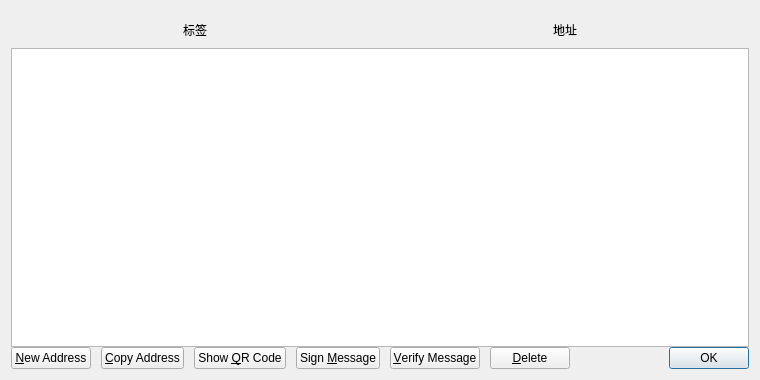
<?xml version="1.0" encoding="UTF-8"?>
<ui version="4.0">
 <class>AddressBookPage</class>
 <widget class="QWidget" name="AddressBookPage">
  <property name="geometry">
   <rect>
    <x>0</x>
    <y>0</y>
    <width>760</width>
    <height>380</height>
   </rect>
  </property>
  <property name="windowTitle">
   <string>Address Book</string>
  </property>
  <layout class="QVBoxLayout" name="verticalLayout">
   <property name="spacing">
    <number>0</number>
   </property>
   <item>
    <layout class="QHBoxLayout" name="horizontalLayout_2">
     <property name="spacing">
      <number>2</number>
     </property>
     <item>
      <widget class="QLabel" name="addr_label1">
       <property name="minimumSize">
        <size>
         <width>0</width>
         <height>37</height>
        </size>
       </property>
       <property name="text">
        <string>标签</string>
       </property>
       <property name="alignment">
        <set>Qt::AlignCenter</set>
       </property>
      </widget>
     </item>
     <item>
      <widget class="QLabel" name="addr_label2">
       <property name="minimumSize">
        <size>
         <width>0</width>
         <height>37</height>
        </size>
       </property>
       <property name="text">
        <string>地址</string>
       </property>
       <property name="alignment">
        <set>Qt::AlignCenter</set>
       </property>
      </widget>
     </item>
    </layout>
   </item>
   <item>
    <widget class="QTableView" name="tableView">
     <property name="contextMenuPolicy">
      <enum>Qt::CustomContextMenu</enum>
     </property>
     <property name="toolTip">
      <string>Double-click to edit address or label</string>
     </property>
     <property name="tabKeyNavigation">
      <bool>false</bool>
     </property>
     <property name="alternatingRowColors">
      <bool>true</bool>
     </property>
     <property name="selectionMode">
      <enum>QAbstractItemView::SingleSelection</enum>
     </property>
     <property name="selectionBehavior">
      <enum>QAbstractItemView::SelectRows</enum>
     </property>
     <property name="sortingEnabled">
      <bool>true</bool>
     </property>
     <attribute name="horizontalHeaderVisible">
      <bool>false</bool>
     </attribute>
     <attribute name="verticalHeaderVisible">
      <bool>false</bool>
     </attribute>
    </widget>
   </item>
   <item>
    <layout class="QHBoxLayout" name="horizontalLayout">
     <property name="spacing">
      <number>10</number>
     </property>
     <item>
      <widget class="QPushButton" name="newAddressButton">
       <property name="toolTip">
        <string>Create a new address</string>
       </property>
       <property name="text">
        <string>&amp;New Address</string>
       </property>
       <property name="icon">
        <iconset resource="../bitcoin.qrc">
         <normaloff>:/icons/add</normaloff>:/icons/add</iconset>
       </property>
      </widget>
     </item>
     <item>
      <widget class="QPushButton" name="copyToClipboard">
       <property name="toolTip">
        <string>Copy the currently selected address to the system clipboard</string>
       </property>
       <property name="text">
        <string>&amp;Copy Address</string>
       </property>
       <property name="icon">
        <iconset resource="../bitcoin.qrc">
         <normaloff>:/icons/editcopy</normaloff>:/icons/editcopy</iconset>
       </property>
      </widget>
     </item>
     <item>
      <widget class="QPushButton" name="showQRCode">
       <property name="text">
        <string>Show &amp;QR Code</string>
       </property>
       <property name="icon">
        <iconset resource="../bitcoin.qrc">
         <normaloff>:/icons/qrcode</normaloff>:/icons/qrcode</iconset>
       </property>
      </widget>
     </item>
     <item>
      <widget class="QPushButton" name="signMessage">
       <property name="toolTip">
        <string>Sign a message to prove you own a MetisCoin address</string>
       </property>
       <property name="text">
        <string>Sign &amp;Message</string>
       </property>
       <property name="icon">
        <iconset resource="../bitcoin.qrc">
         <normaloff>:/icons/edit</normaloff>:/icons/edit</iconset>
       </property>
      </widget>
     </item>
     <item>
      <widget class="QPushButton" name="verifyMessage">
       <property name="toolTip">
        <string>Verify a message to ensure it was signed with a specified MetisCoin address</string>
       </property>
       <property name="text">
        <string>&amp;Verify Message</string>
       </property>
       <property name="icon">
        <iconset resource="../bitcoin.qrc">
         <normaloff>:/icons/transaction_0</normaloff>:/icons/transaction_0</iconset>
       </property>
      </widget>
     </item>
     <item>
      <widget class="QPushButton" name="deleteButton">
       <property name="toolTip">
        <string>Delete the currently selected address from the list</string>
       </property>
       <property name="text">
        <string>&amp;Delete</string>
       </property>
       <property name="icon">
        <iconset resource="../bitcoin.qrc">
         <normaloff>:/icons/remove</normaloff>:/icons/remove</iconset>
       </property>
      </widget>
     </item>
     <item>
      <spacer name="horizontalSpacer">
       <property name="orientation">
        <enum>Qt::Horizontal</enum>
       </property>
       <property name="sizeHint" stdset="0">
        <size>
         <width>40</width>
         <height>20</height>
        </size>
       </property>
      </spacer>
     </item>
     <item>
      <widget class="QDialogButtonBox" name="buttonBox">
       <property name="sizePolicy">
        <sizepolicy hsizetype="Maximum" vsizetype="Fixed">
         <horstretch>0</horstretch>
         <verstretch>0</verstretch>
        </sizepolicy>
       </property>
       <property name="standardButtons">
        <set>QDialogButtonBox::Ok</set>
       </property>
      </widget>
     </item>
    </layout>
   </item>
  </layout>
 </widget>
 <resources>
  <include location="../bitcoin.qrc"/>
 </resources>
 <connections/>
</ui>
